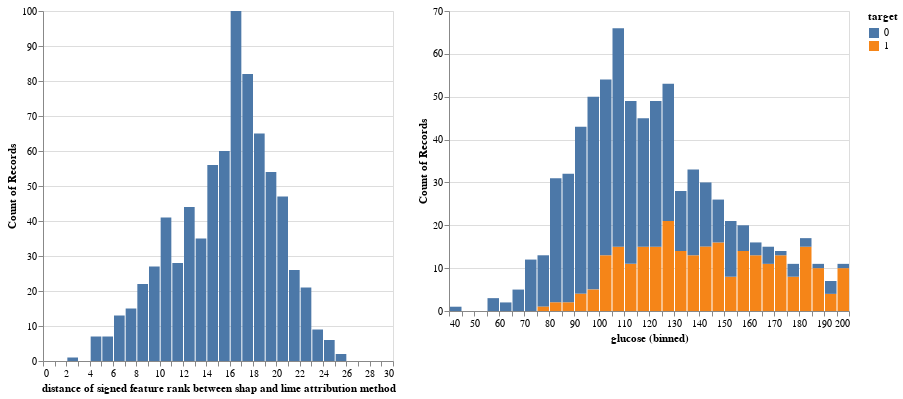

This figure's notebook cell:
### Code cell
Get_distance_and_feature_value_plot('glucose')

### Figure 1 — Vega-Lite specification as saved in the notebook (floating-point values rounded to 4 significant figures; data arrays with more than 128 entries replaced by an {"elided": "..."} marker saying what was removed)
{"config": {"view": {"continuousWidth": 400, "continuousHeight": 300}}, "hconcat": [{"mark": "bar", "encoding": {"opacity": {"condition": {"value": 1.0, "selection": "selector010"}, "value": 0.2}, "x": {"bin": {"extent": [0, 30], "step": 1}, "field": "shap_lime", "title": "distance of signed feature rank between shap and lime attribution method", "type": "quantitative"}, "y": {"aggregate": "count", "type": "quantitative"}}, "height": 350, "selection": {"selector010": {"type": "interval"}}, "width": 350}, {"mark": "bar", "encoding": {"color": {"field": "target", "type": "nominal"}, "x": {"bin": {"extent": [44.0, 199.0], "step": 5}, "field": "glucose", "type": "quantitative"}, "y": {"aggregate": "count", "type": "quantitative"}}, "transform": [{"filter": {"selection": "selector010"}}]}], "data": {"name": "data-a9f315a61a587f8abb0aba1625e6a3f4"}, "$schema": "https://vega.github.io/schema/vega-lite/v4.17.0.json", "datasets": {"data-a9f315a61a587f8abb0aba1625e6a3f4": {"elided": "768 records"}}}
